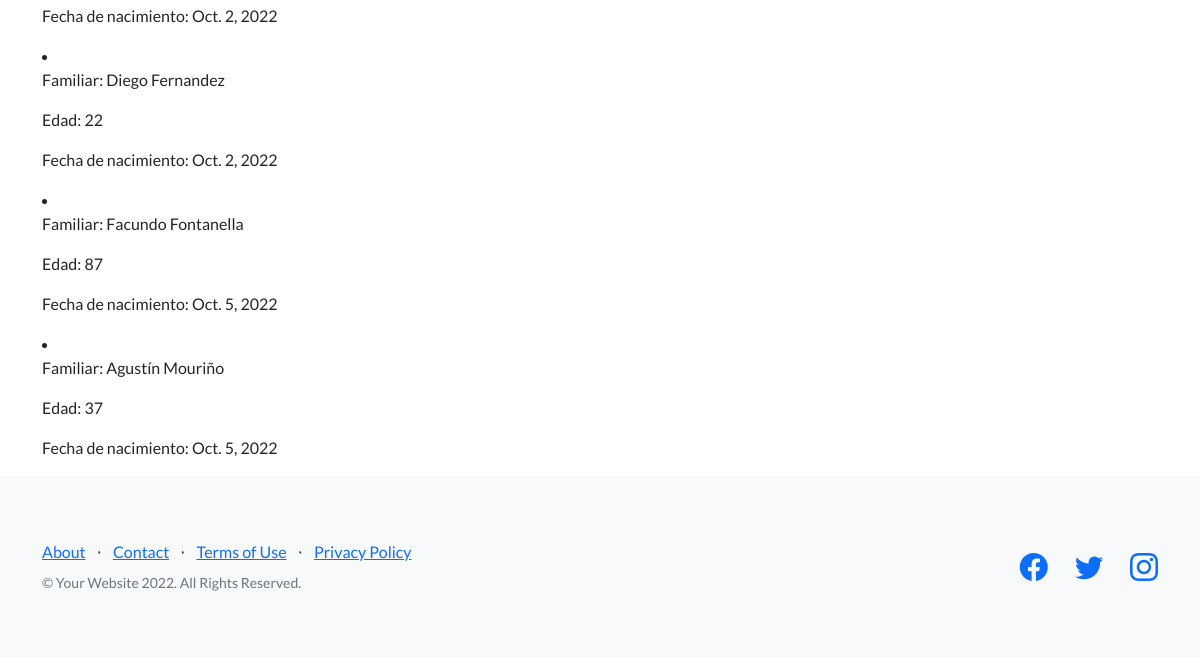
/ver-familiar/ (lower part), run on an earlier commit of the app's database.
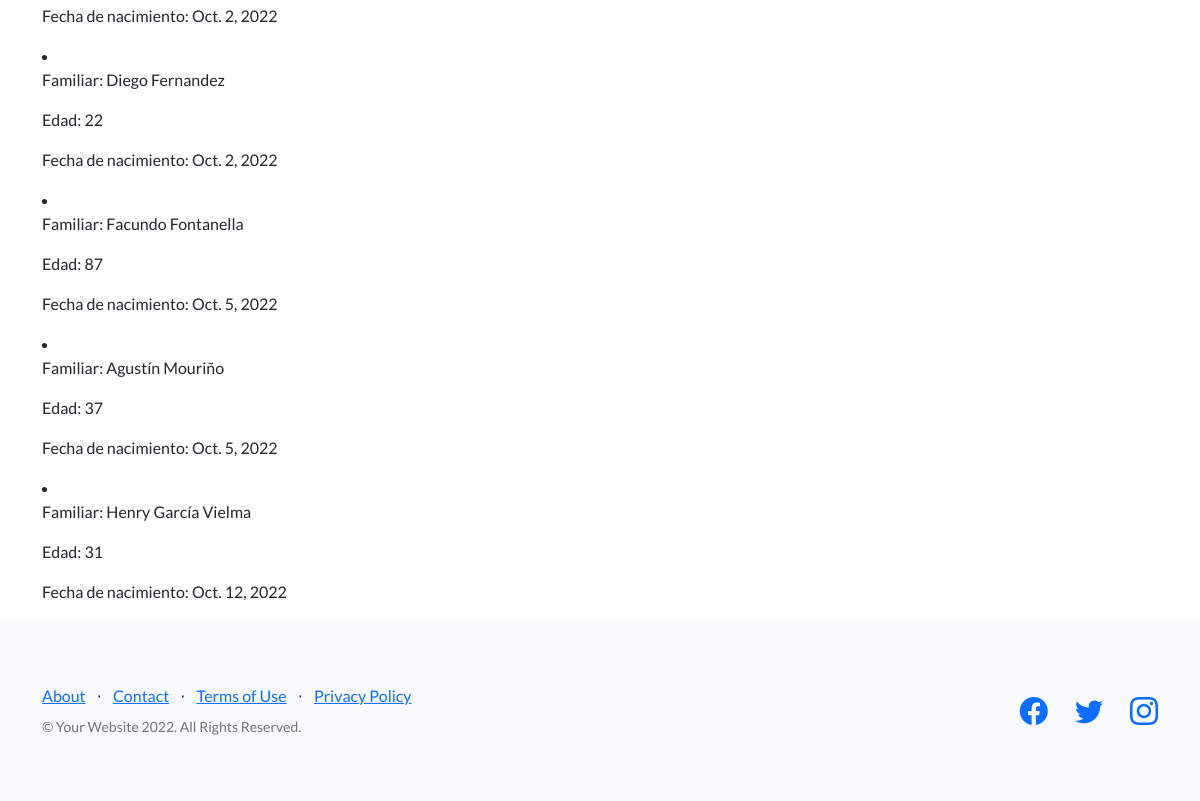
And on a later commit of the database.
### home/models.py (models this page shows, shortened)
class Persona(models.Model):
    nombre = models.CharField(max_length=30)
    apellido = models.CharField(max_length=30)
    edad = models.IntegerField()
    fecha_nacimiento = models.DateField(null=True)

### home/views.py (the view)
# urls.py: path('ver-familiar/', views.ver_personas, name='ver_personas'),
def ver_personas(request):
    nombre = request.GET.get('nombre', None)
    if nombre:
        familiares = Persona.objects.filter(nombre__icontains=nombre)
    else:
        familiares = Persona.objects.all()
    formulario = BusquedaHumanoFormulario()
    return render(request, 'home/ver_personas.html', {'familiares': familiares,'formulario': formulario} )

### home/templates/home/ver_personas.html (shortened to what this page needs)
{% extends 'home/index.html' %}
{% block index_contenido %}
<p>
    {% if familiares %}
        {% for familiar in familiares %}
            <li><p> Familiar: {{familiar.nombre}} {{familiar.apellido}}</p>
            <p>Edad: {{familiar.edad}}</p>
            <p>Fecha de nacimiento: {{familiar.fecha_nacimiento}} </p></li>
        {% endfor %}
    {% else %}
        <p>No se encontraron resultados.</p>
    {% endif %}
</p>
{% endblock index_contenido %}

What changed in the data, as far as the page shows it:
added Persona: nombre "Henry", apellido "García Vielma", edad "31", fecha_nacimiento "Oct. 12, 2022"
